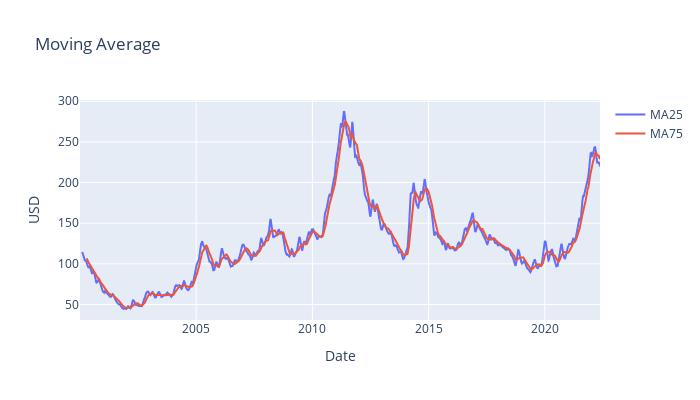

Source (notebook cell):
### Code cell
fig=make_subplots(specs=[[{"secondary_y":False}]])
fig.add_trace(go.Scatter(x=data['Date'],y=data['MA25'],name='MA25'),secondary_y=False,)
fig.add_trace(go.Scatter(x=data['Date'],y=data['MA75'],name='MA75'),secondary_y=False,)
fig.update_layout(autosize=False,width=700,height=400,title_text="Moving Average")
fig.update_xaxes(title_text="Date")
fig.update_yaxes(title_text="USD",secondary_y=False)
fig.show()

### Figure 1 — Plotly figure (JSON) as saved in the notebook; plotly's stock layout.template omitted (floating-point values rounded to 4 significant figures; data arrays with more than 128 entries replaced by an {"elided": "..."} marker saying what was removed)
{"data": [{"name": "MA25", "type": "scatter", "x": {"elided": "5671 str values"}, "xaxis": "x", "y": {"elided": "5671 float values"}, "yaxis": "y"}, {"name": "MA75", "type": "scatter", "x": {"elided": "5671 str values"}, "xaxis": "x", "y": {"elided": "5671 float values"}, "yaxis": "y"}], "layout": {"autosize": false, "height": 400, "title": {"text": "Moving Average"}, "width": 700, "xaxis": {"anchor": "y", "domain": [0, 1], "title": {"text": "Date"}}, "yaxis": {"anchor": "x", "domain": [0, 1], "title": {"text": "USD"}}}}
